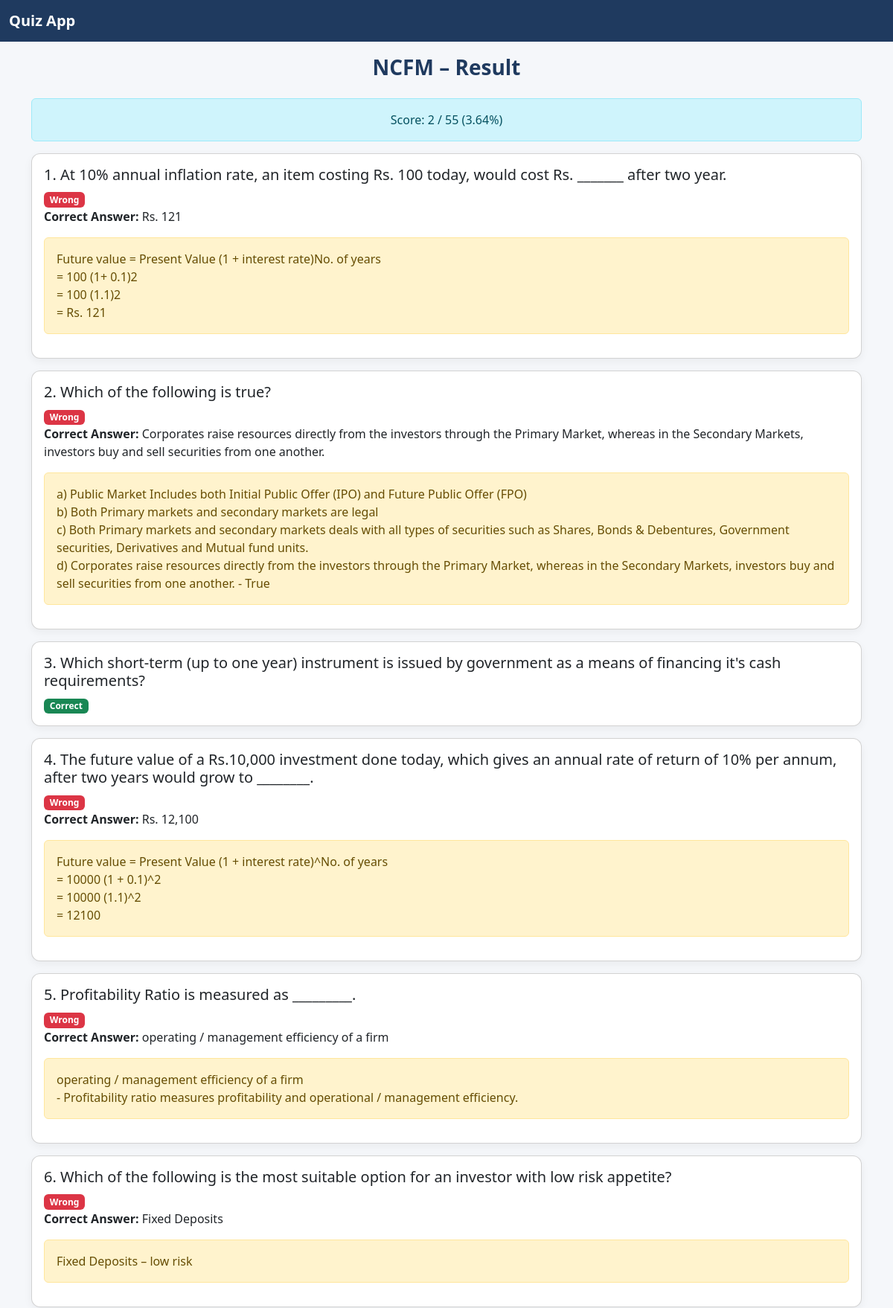
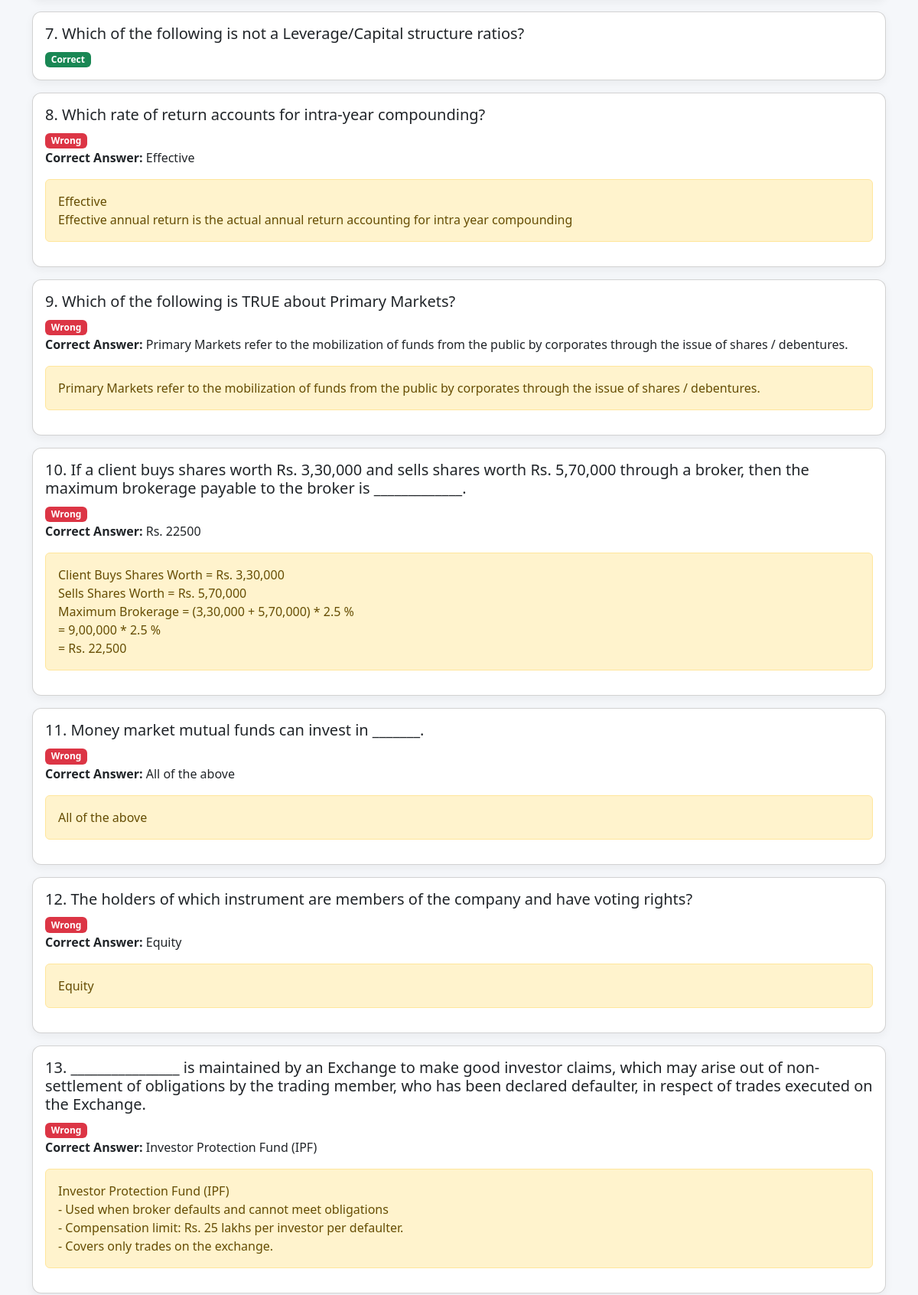
Page /result/4/ (upper part) on the committed database (2 pictures, top to bottom).
### quiz/models.py (models this page shows, shortened)
class QuizAttempt(models.Model):
    user = models.ForeignKey(User, on_delete=models.CASCADE)
    topic = models.ForeignKey(Topic, on_delete=models.CASCADE)
    attempted = models.PositiveIntegerField(default=0)
    correct_ans = models.PositiveIntegerField(default=0)
    percent_correct = models.FloatField(default=0)
    wrong_questions = models.JSONField(default=list, blank=True)
    created_at = models.DateTimeField(auto_now_add=True)

class Topic(models.Model):
    name = models.CharField(max_length=100)
    slug = models.SlugField(unique=True)

class Question(models.Model):
    topic = models.ForeignKey(Topic, on_delete=models.CASCADE)
    question = models.TextField()
    answer_description = models.TextField()

class Option(models.Model):
    question = models.ForeignKey(
        Question,
        related_name='options',
        on_delete=models.CASCADE
    )
    option_text = models.CharField(max_length=255)
    is_correct_ans = models.BooleanField(default=False)

### quiz/views.py (the view)
# urls.py: path('result/<int:attempt_id>/', views.quiz_result, name='quiz_result'),
def quiz_result(request, attempt_id):
    attempt = get_object_or_404(QuizAttempt, id=attempt_id)
    answers = []
    wrong_answers = []
    for ua in attempt.user_answers.select_related('question', 'selected_option'):
        correct_option = ua.question.options.filter(is_correct_ans=True).first()
        answer_dict = {
            'question': ua.question,
            'selected_option': ua.selected_option,
            'correct_option': correct_option,
            'is_correct': ua.is_correct
        }
        answers.append(answer_dict)
        if not ua.is_correct:
            wrong_answers.append(answer_dict)
    return render(request, 'result.html', {
        'attempt': attempt,
        'answers': answers,
        'wrong_answers': wrong_answers
    })

### quiz/templates/result.html (shortened to what this page needs)
{% extends 'base.html' %}
{% block content %}
<h3 class="text-center mb-4">{{ attempt.topic.name }} – Result</h3>
<div class="alert alert-info text-center">
    Score: {{ attempt.correct_ans }} / {{ attempt.attempted }}
    ({{ attempt.percent_correct|floatformat:2 }}%)
</div>
{% for ans in answers %}
<div class="card mb-3">
    <div class="card-body">
        <h5>{{ forloop.counter }}. {{ ans.question.question }}</h5>
        {% if ans.is_correct %}
            <span class="badge bg-success">Correct</span>
        {% else %}
            <span class="badge bg-danger">Wrong</span>
            <p><strong>Correct Answer:</strong> {{ ans.correct_option.option_text }}</p>
            <div class="alert alert-warning">{{ ans.question.answer_description|linebreaksbr }}</div>
        {% endif %}
    </div>
</div>
{% endfor %}
{% endblock %}

### quiz/static/css/style.css (style rules this page uses)
body { padding: 0 8px; padding-top: 50px; background-color: #f5f7fa; color: #212529; }
h1, h2, h3 { color: #1f3a5f; font-weight: 600; }
.card { border-radius: 12px; box-shadow: 0 4px 12px rgba(0,0,0,0.05); }

### rows in the picture
QuizAttempt: topic.name "NCFM", correct_ans "2", attempted "55", percent_correct "3.64"
Question: question.question "At 10% annual inflation rate, an item costing Rs. 100 today, would cost Rs. _______ after two year.", correct_option.option_text "Rs. 121", question.answer_description "Future value = Present Value (1 + interest rate)No. of years = 100 (1+ 0.1)2 = 100 (1.1)2 = Rs. 121"
Question: question.question "Which of the following is true?", correct_option.option_text "Corporates raise resources directly from the investors through the Primary Market, whereas in the Secondary Markets, investors buy and sell securities from one another.", question.answer_description "a) Public Market Includes both Initial Public Offer (IPO) and Future Public Offer (FPO) b) Both Primary markets and secondary markets are legal c) Both Primary markets and secondary markets deals with all types of securities such as Shares, Bonds & Debentures, Government securities, Derivatives and Mutual fund units. d) Corporates raise resources directly from the investors through the Primary Market, whereas in the Secondary Markets, investors buy and sell securities from one another. - True"
Question: question.question "Which short-term (up to one year) instrument is issued by government as a means of financing it's cash requirements?", shows "Correct"
Question: question.question "The future value of a Rs.10,000 investment done today, which gives an annual rate of return of 10% per annum, after two years would grow to ________.", correct_option.option_text "Rs. 12,100", question.answer_description "Future value = Present Value (1 + interest rate)^No. of years = 10000 (1 + 0.1)^2 = 10000 (1.1)^2 = 12100"
Question: question.question "Profitability Ratio is measured as _________.", correct_option.option_text "operating / management efficiency of a firm", question.answer_description "operating / management efficiency of a firm - Profitability ratio measures profitability and operational / management efficiency."
Question: question.question "Which of the following is the most suitable option for an investor with low risk appetite?", correct_option.option_text "Fixed Deposits", question.answer_description "Fixed Deposits – low risk"
Question: question.question "Which of the following is not a Leverage/Capital structure ratios?", shows "Correct"
Question: question.question "Which rate of return accounts for intra-year compounding?", correct_option.option_text "Effective", question.answer_description "Effective Effective annual return is the actual annual return accounting for intra year compounding"
Question: question.question "Which of the following is TRUE about Primary Markets?", correct_option.option_text "Primary Markets refer to the mobilization of funds from the public by corporates through the issue of shares / debentures.", question.answer_description "Primary Markets refer to the mobilization of funds from the public by corporates through the issue of shares / debentures."
Question: question.question "If a client buys shares worth Rs. 3,30,000 and sells shares worth Rs. 5,70,000 through a broker, then the maximum brokerage payable to the broker is _____________.", correct_option.option_text "Rs. 22500", question.answer_description "Client Buys Shares Worth = Rs. 3,30,000 Sells Shares Worth = Rs. 5,70,000 Maximum Brokerage = (3,30,000 + 5,70,000) * 2.5 % = 9,00,000 * 2.5 % = Rs. 22,500"
Question: question.question "Money market mutual funds can invest in _______.", correct_option.option_text "All of the above", question.answer_description "All of the above"
Question: question.question "The holders of which instrument are members of the company and have voting rights?", correct_option.option_text "Equity", question.answer_description "Equity"
Question: question.question "________________ is maintained by an Exchange to make good investor claims, which may arise out of non-settlement of obligations by the trading member, who has been declared defaulter, in respect of trades executed on the Exchange.", correct_option.option_text "Investor Protection Fund (IPF)", question.answer_description "Investor Protection Fund (IPF) - Used when broker defaults and cannot meet obligations - Compensation limit: Rs. 25 lakhs per investor per defaulter. - Covers only trades on the exchange."
